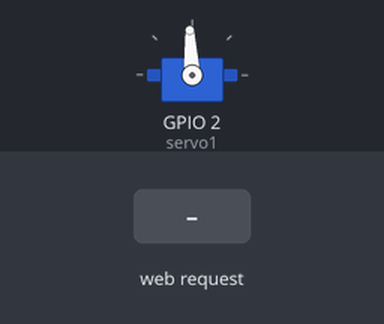
A sketch run on a simulated ESP8266 (NodeMCU). On the bench: servo. Inputs (shaded band) come from the test bench. WiFi joins after 1.5 s; servers stay silent unless stated; what the sketch prints to the serial monitor is not drawn.

Above: at 2.7 s.
2.8 s: HTTP request GET /Req=openBlinds received
At 4.2 s:
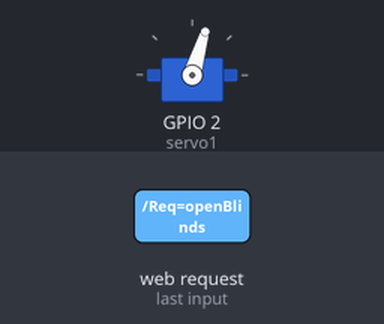
Timing chart, 0 to 9.3 s (numbered marks = the images above; inputs shaded):
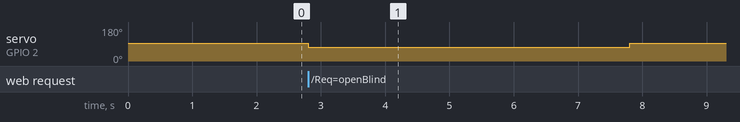

Measured:
- after the input at 2.8 s, servo on GPIO 2 (servo1): 93° → 73° at once, → 93° 5.0 s later

The sketch:

blackservo.ino
```cpp
#include <ESP8266WiFi.h>
#include <Servo.h>
Servo servo;
Servo servo1;

const char* ssid = "workingwithalldevices";
const char* password = "tryit";
//char* shutterFlag = "ShutterOpened";
//char* blindsFlag = "BlindsClosed";

WiFiServer server(80);

void setup() {
  //delay(10);
  Serial.begin(115200);
  delay(10);
  //servo.attach(2); //Gpio-2 of nodemcu with pwm pin of servo motor
  servo1.attach(2);
  //servo.write(90);//initiate servo
  servo1.writeMicroseconds(1500);
  // Connect to WiFi network
  Serial.println();
  Serial.println();
  Serial.print("Connecting to ");
  Serial.println(ssid);

  WiFi.begin(ssid, password);

  while (WiFi.status() != WL_CONNECTED) {
    delay(500);
    Serial.print(".");
  }
  Serial.println("");
  Serial.println("WiFi connected");

  // Start the server
  server.begin();
  Serial.println("Server started");

  // Print the IP address on serial monitor
  Serial.print("Use this URL to connect: ");
  Serial.print("http://");    //URL IP to be typed in mobile/desktop browser
  Serial.print(WiFi.localIP());
  Serial.println("/");

}

void loop() {
  // Check if a client has connected
  WiFiClient client = server.available();
  if (!client) {
    return;
  }

  // Wait until the client sends some data
  Serial.println("new client");
  while(!client.available()){
    delay(1);
  }

  // Read the first line of the request
  String request = client.readStringUntil('\r');
  Serial.println(request);
  client.flush();

//if (request.indexOf("/Req=openShutter") != -1)  {

//  openShutter();

//}
//if (request.indexOf("/Req=closeShutter") != -1)  {

//  closeShutter();

//}
if (request.indexOf("/Req=openBlinds") != -1)  {

  openBlinds();

}
if (request.indexOf("/Req=closeBlinds") != -1)  {

  closeBlinds();

}

  // Return the response
  client.println("HTTP/1.1 200 OK");
  client.println("Content-Type: text/html");
  client.println(""); //  do not forget this one
  client.println("<!DOCTYPE HTML>");
  client.println("<html>");
  client.println("<h1 align=center>Servo motor control over WiFi</h1><br><br>");
  //client.print("Current position  = ");
  //client.print(value);
  client.println("<br><br>");
  //client.println("<a href=\"/Req=openShutter\"\"><button>ShutterON</button></a>");
  //client.println("<a href=\"/Req=closeShutter\"\"><button>ShutterOFF</button></a><br/>");
  client.println("<a href=\"/Req=openBlinds\"\"><button>BlindsON</button></a>");
  client.println("<a href=\"/Req=closeBlinds\"\"><button>BlindsOFF</button></a><br/>");

  client.println("</html>");
  delay(1);
  Serial.println("Client disonnected");
  Serial.println("");

}

void openShutter()
{
//  servo.writeMicroseconds(1300);  // Update the servo based on servoState (1300 = right)
//  delay(10000);
//  servo.writeMicroseconds(1500); // Stop servo
//    if ((shutterFlag == "ShutterClosed") && (blindsFlag == "BlindsClosed")){
      //servo.write(0);
      //delay(5000);
      //servo.write(90);
//      shutterFlag = "ShutterOpened";
//    }

}

void closeShutter()
{
//  servo.writeMicroseconds(1700);  // Update the servo based on servoState (1700 = left)
//  delay(10000);
//  servo.writeMicroseconds(1500);  // Stop servo
//    if ((shutterFlag == "ShutterOpened") && (blindsFlag == "BlindsClosed")){
      //servo.write(180);
      //delay(5000);
      //servo.write(90);
//      shutterFlag = "ShutterClosed";
//    }

}

void openBlinds()
{
//  servo.writeMicroseconds(1300);  // Update the servo based on servoState (1300 = right)
//  delay(10000);
//  servo.writeMicroseconds(1500); // Stop servo

//    if (shutterFlag == "ShutterOpened"){
      servo1.write(1300);
      delay(5000);
      servo1.write(1500);
//      blindsFlag = "BlindsOpened";
//    }
//    else if (shutterFlag == "ShutterClosed"){
//      openShutter();
//      servo1.write(1700);
//      delay(5000);
//      servo1.write(1500);
//      blindsFlag = "BlindsOpened";
//    }
//


}

void closeBlinds()
{
//  servo.writeMicroseconds(1700);  // Update the servo based on servoState (1700 = left)
//  delay(10000);
//  servo.writeMicroseconds(1500);  // Stop servo

//    if (blindsFlag == "BlindsOpened"){
      servo1.write(1700);
      delay(5000);
      servo1.write(1500);
//      blindsFlag = "BlindsClosed";
//    }
//

}
```
